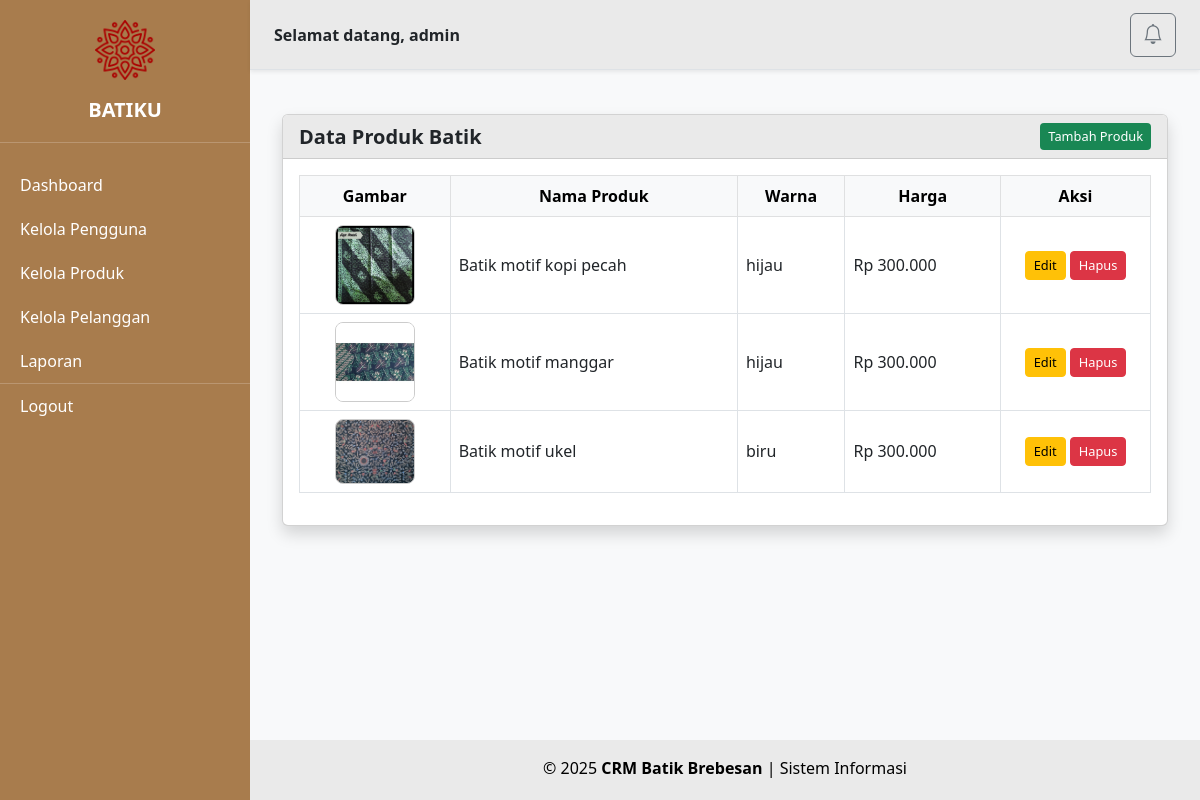
Screenshot of /pages/batik.php (signed in) with the database file from the repository.
### tables this page shows
CREATE TABLE `produk_batik` (
  `id` int(11) NOT NULL,
  `nama_produk` varchar(100) NOT NULL,
  `warna` varchar(50) NOT NULL,
  `harga` int(11) NOT NULL,
  `gambar` varchar(255) DEFAULT NULL
);

### pages/batik.php (the view, shortened to what this page needs)
<?php
include '../config/db.php';
$result = $conn->query("SELECT * FROM produk_batik");
?>
<!DOCTYPE html>
<html lang="id">
<head>
    <link href="https://cdn.jsdelivr.net/npm/bootstrap@5.3.0/dist/css/bootstrap.min.css" rel="stylesheet">
    <link href="https://cdn.jsdelivr.net/npm/bootstrap-icons@1.10.5/font/bootstrap-icons.css" rel="stylesheet">
</head>
<body>
<?php include '../layout/sidebar.php'; ?>
<div class="main-content">
    <?php include '../layout/header.php'; ?>
    <div class="content-wrapper">
        <div class="container mt-4">
            <div class="card shadow">
                <div class="card-header">
                    <h5>Data Produk Batik</h5>
                    <a href="../proses/tambah_batik.php" class="btn btn-success btn-sm">
                        Tambah Produk
                    </a>
                </div>
                <div class="card-body">
                    <div class="table-responsive">
                        <table class="table table-bordered align-middle">
                            <thead class="table-light text-center">
                                <tr>
                                    <th>Gambar</th>
                                    <th>Nama Produk</th>
                                    <th>Warna</th>
                                    <th>Harga</th>
                                    <th style="width: 150px;">Aksi</th>
                                </tr>
                            </thead>
                            <tbody>
                                <?php while($row = $result->fetch_assoc()): ?>
                                    <tr>
                                        <td class="text-center">
                                            <?php if (!empty($row['gambar']) && file_exists("../uploads/" . $row['gambar'])): ?>
                                                <img src="../uploads/<?= htmlspecialchars($row['gambar']) ?>" alt="Gambar Produk">
                                            <?php else: ?>
                                                <img src="../assets/no-image.png" alt="Tidak ada gambar">
                                            <?php endif; ?>
                                        </td>
                                        <td><?= htmlspecialchars($row['nama_produk']) ?></td>
                                        <td><?= htmlspecialchars($row['warna']) ?></td>
                                        <td>Rp <?= number_format($row['harga'], 0, ',', '.') ?></td>
                                        <td class="text-center">
                                            <a href="../proses/edit_batik.php?id=<?= $row['id'] ?>" class="btn btn-warning btn-sm">
                                                Edit
                                            </a>
                                            <a href="../proses/delete_batik.php?id=<?= $row['id'] ?>" onclick="return confirm('Hapus produk ini?')" class="btn btn-danger btn-sm">
                                                Hapus
                                            </a>
                                        </td>
                                    </tr>
                                <?php endwhile; ?>
                            </tbody>
                        </table>
                    </div>
                </div>
            </div>
        </div>
    </div>
    <?php include '../layout/footer.php'; ?>
</div>
</body>
</html>

### pages/batik.php (style rules this page uses)
.main-content { margin-left: 250px; padding-top: 70px; padding-bottom: 60px; min-height: 100vh; background-color: #f8f9fa; }
.content-wrapper { padding: 20px; }
.card-header { background-color: #EAEAEA; border-bottom: 1px solid #ccc; border-top-left-radius: 12px; border-top-right-radius: 12px; display: flex; justify-content: space-between; align-items: center; }
.card-header h5 { margin-bottom: 0; font-weight: 600; }
.table img { width: 80px; height: auto; object-fit: cover; border-radius: 8px; border: 1px solid #ccc; transition: transform 0.3s; }
.btn-sm { font-size: 0.8rem; }
.btn-success { background-color: #198754; border: none; }

### rows the page displays
produk_batik: gambar (picture), nama_produk "Batik motif kopi pecah", warna "hijau", harga "300.000"
produk_batik: gambar (picture), nama_produk "Batik motif manggar", warna "hijau", harga "300.000"
produk_batik: gambar (picture), nama_produk "Batik motif ukel", warna "biru", harga "300.000"

### other values shown
$_SESSION['role'] "admin"
